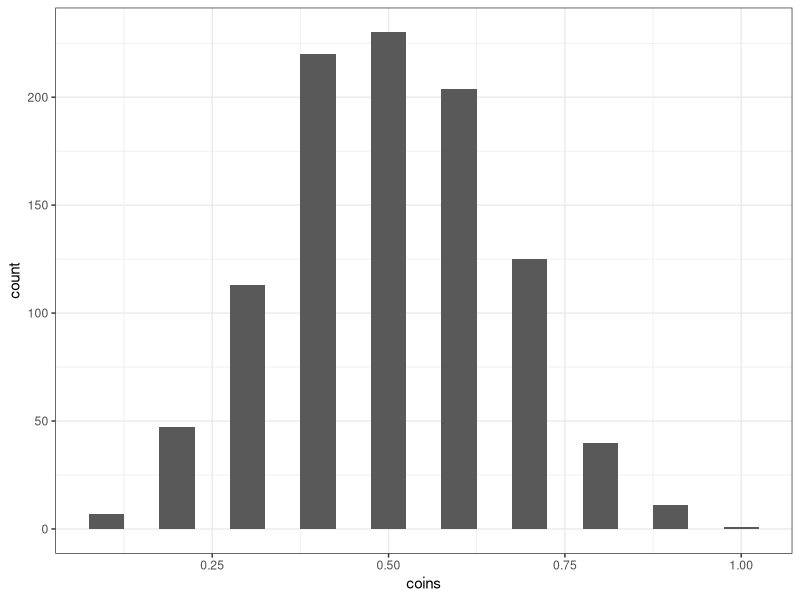

Recreate this plot in R.
# 중심극한정리

# 어떤 분포를 가지는지 정확히 알 수 없지만
# 동일한 확률분포를 가지는 확률변수로부터 추출된 n개의 표본평균은
# n이 클수록 정규분포에 가까워진다는 정리

# 여기서 n은 실험을 독립적으로 n번 진행했을 때 표본을 의미

# 정규분포 -> 평균을 중심으로 대칭 구조를 가지는 연속형 확률분포

# ex) 동전을 10번 던져서 나오는 확률을 계산하는데
#     이 10번 던져보는 실험을 n번 반복했을때 앞이 나올 확률의 분포가
#     정규분포에 가까워진다.

coins <- c()                       # 빈 벡터 생성

for(i in 1:1000){
                                  # replace = T 중복추출
  coin <- sample(x = c("H", "T"), size = 10, replace = T)
                                  # Head와 Tail로 이루어진
                                  # 10개의 샘플 데이터
  probs <- table(coin)/length(coin)
                                  # coin을 테이블로 만든 것을 length로 나누면 확률이 된다.
  coins[i] <- probs["H"]          # Head가 나올 확률을 i에 담는다.
  
}

library(ggplot2)                  # 시각화 패키지

ggplot() + geom_histogram(aes(x=coins), binwidth = 0.05) + theme_bw() + theme(legend.position = "bottom")
                                  # coins로 히스토그램
                                  # for문에서 반복 횟수가 커질수록 정규분포에 가까워진다.

